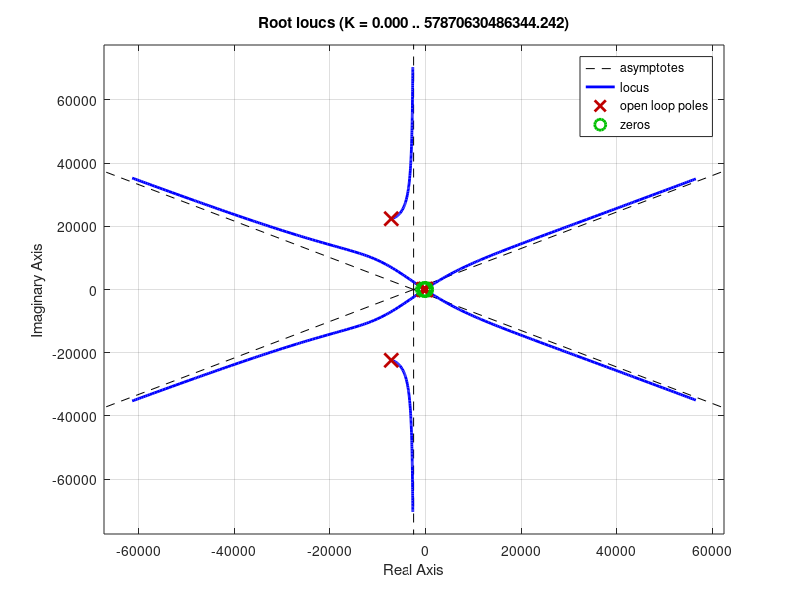
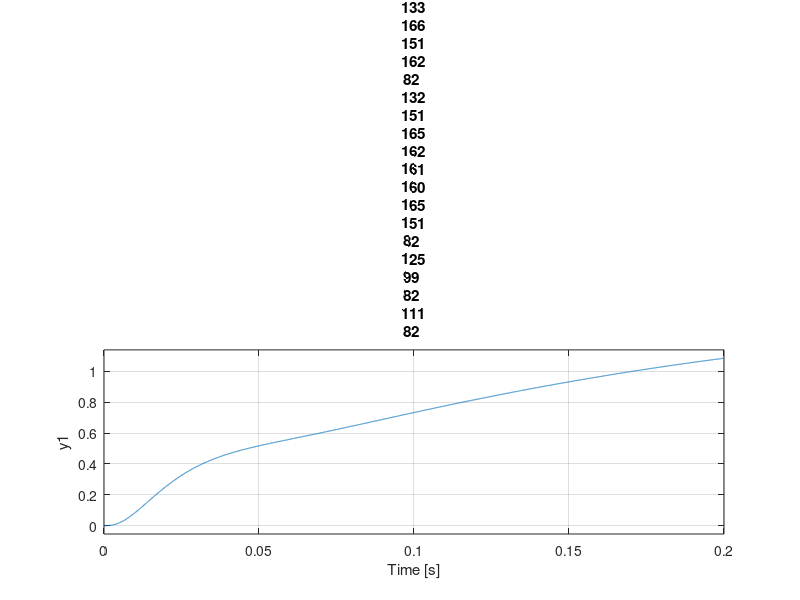
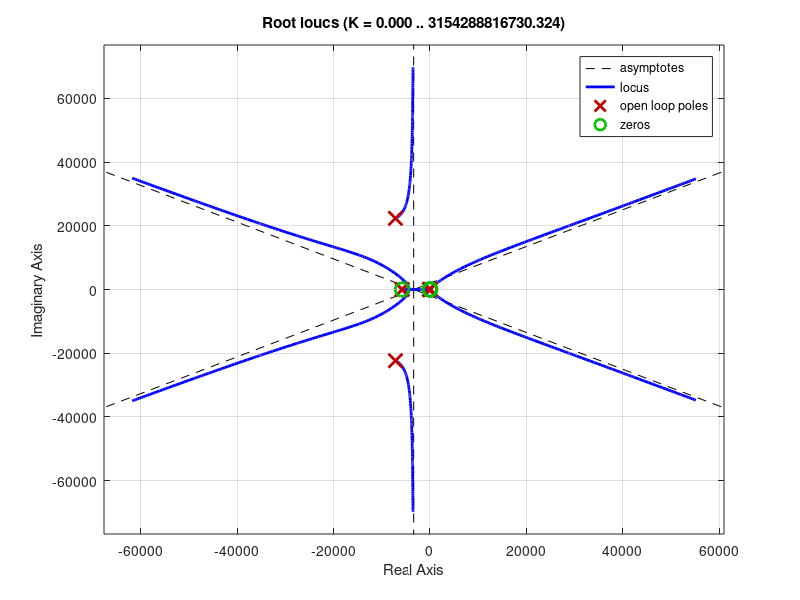
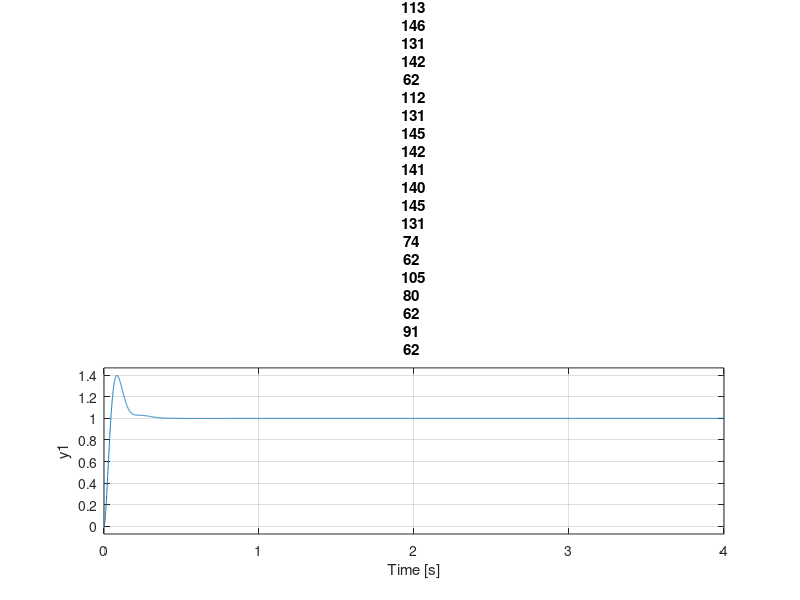

These charts were generated, in order, by the following MATLAB code:
%------------------------------------------------
%   Linear model variables
%------------------------------------------------
close all
% Maxon motor variables
V_nom = 12;         % [V]
B = 7e-4;

% Motor 1 (148866):
R1 = 0.115;        % [Ohm]
L1 = 0.245e-3;     % [H]
km1 = 16.4e-3;     % [Nm/A]
ka1 = km1;

% Motor 2 (268193):
R2 = 0.2;           % [Ohm]
L2 = 0.0345e-3;     % [H]
km2 = 13.9e-3;      % [Nm/A]
ka2 = km2;

% robot
length = 0.275;
gear1 = 150;
gear2 = 20;

% Calculated values:
J1 = 0.5468;            % [Kgm^2]
J2 = 0.0492;

% Amplifier transfer function
        % AmpNum = [2.149e7];
        % AmpDen = [1 655.7 5.52e6];
AmpNum = [1.393e9];
AmpDen = [1 1.434e4 5.524e8];

s = tf('s');

% Joint 1 PID
K1 = 0.589;
Kp1 = 20.9419;
Ki1 = 1;
Kd1 = 109.6356;

% Joint 2 PID
K2 = 0.0753;
Kp2 = 19.9995;
Ki2 = 1;
Kd2 = 99.9905;

% sampling frequency
CF = 1163;  % [Hz]
N = 100;

% Path input
time = 0:0.001:8;
X = 200*cos(time)+340;
Y = 200*sin(time);




%% Ten Step Process Joint 1

% Step 1: System Identification
Amplifier = tf(AmpNum, AmpDen);

% motor and mech gain
Gm1 = km1*gear1* tf(1,[L1 R1])*tf(1,[J1 B]);
Hm1 = gear1*ka1;
Motormech1 = Gm1 / (1+Gm1*Hm1);

% forward path gain G1
G1 = Amplifier*Motormech1*(1/s);

% feedback path gain H1
H1 = N/(s+N);

% closed loop transfer function, joint 1
cltf1 = G1/(1+G1*H1);

% Step 2: crossover frequency
[Gm,Pm,Wcg,Wcp] = margin(G1*H1); % gain margin, Phase margin, phase crossing freq, gain crossing freq

    % returns the gain margin Gm in absolute units, the phase margin Pm, and 
    % the corresponding frequencies Wcg and Wcp, of sys. Wcg is the frequency 
    % where the gain margin is measured, which is a –180° phase crossing 
    % frequency. Wcp is the frequency where the phase margin is measured, 
    % which is a 0-dB gain crossing frequency


% Step 3 & 4: Add controller dynamics & find X-over freq. (Iterate)
z = Wcg / 10;   % Initial zero 1 decade before PXO
p = 2*CF;
Kp1 = 2/z - 1/p;
Ki1 = 1;
Kd1 = 1/z^2 - Kp1/p;
for n=1:10
    PID1 = tf(Kp1 + Ki1/s + Kd1*N*s/(s+N));
    [Gm,Pm,Wcg,Wcp] = margin(PID1*G1*H1);
    z = Wcg / 10   % Initial zero 1 decade before PXO
    p = 2*CF;
    Kp1 = 2/z - 1/p;
    Ki1 = 1;
    Kd1 = 1/z^2 - Kp1/p;
end

% -> lowest z solution
z = 13.0;
Kp1 = 2/z - 1/p;
Ki1 = 1;
Kd1 = 1/z^2 - Kp1/p;

PID1 = tf(Kp1 + Ki1/s + Kd1*N*s/(s+N));

% Step 5: Choose initial gain
figure
rlocus(PID1*G1*H1)
K1 = 50;

[Gm,Pm,Wcg,Wcp] = margin(K1*PID1*G1*H1);


% Step 6: Nyquist
% figure
% tiledlayout(1,2)
% nexttile;
% nyqlog(PID1*G1*H1), grid on, title('Before Gain')
% nexttile;
% nyqlog(K1*PID1*G1*H1), grid on, title("After Gain, K1 = " + K1)

% Step 7: step response of new closed loop system
figure
step(K1*PID1*G1/(1+K1*PID1*G1*H1)), grid on, title("Step Response K1 = "+K1)

% Step 8: Heuristic tuning, evaluate margins
% Step 9: non-linearities, moving target
% Step 10: intended system



%% Ten Step Process Joint 2

% Step 1: System Identification

% motor and mech gain
Gm2 = km2*gear2* tf(1,[L2 R2])*tf(1,[J2 B]);
Hm2 = gear2*ka2;
Motormech2 = Gm2 / (1+Gm2*Hm2);

% forward path gain G1
G2 = Amplifier*Motormech2*(1/s);

% feedback path gain H1
H2 = N/(s+N);

% closed loop transfer function, joint 2
cltf2 = G2/(1+G2*H2);

% Step 2: crossover frequency
[Gm,Pm,Wcg,Wcp] = margin(G2*H2); % gain margin, Phase margin, phase cross freq, gain cross freq

% Step 3 & 4: Add controller dynamics & find X-over freq. (Iterate)
z = Wcg / 10;   % Initial zero 1 decade before PXO
p = 2*CF;
Kp2 = 2/z - 1/p;
Ki2 = 1;
Kd2 = 1/z^2 - Kp2/p;
for n=1:10
    PID2 = tf(Kp2 + Ki2/s + Kd2*N*s/(s+N));
    [Gm,Pm,Wcg,Wcp] = margin(PID2*G2*H2);
    z = Wcg / 10   % Initial zero 1 decade before PXO
    p = 2*CF;
    Kp2 = 2/z - 1/p;
    Ki2 = 1;
    Kd2 = 1/z^2 - Kp2/p;
end

% -> lowest z solution
z = 8.97;
Kp2 = 2/z - 1/p;
Ki2 = 1;
Kd2 = 1/z^2 - Kp2/p;

PID2 = tf(Kp2 + Ki2/s + Kd2*N*s/(s+N));

% Step 5: Choose initial gain
figure
rlocus(PID2*G2*H2);
K2 = 30;

[Gm,Pm,Wcg,Wcp] = margin(K2*PID2*G2*H2);

% Step 6: Nyquist
% figure
% tiledlayout(1,2)
% nexttile;
% nyqlog(PID2*G2*H2), grid on, title('Before Gain')
% nexttile;
% nyqlog(K2*PID2*G2*H2), grid on, title("After Gain, K2 = " + K2)

% Step 7: step response of new closed loop system
figure
step(K2*PID2*G2/(1+K2*PID2*G2*H2), 4), grid on, title("Step Response, K2 = " + K2)

% Step 8: Heuristic tuning, evaluate margins
% Step 9: non-linearities, moving target
% Step 10: intended system
